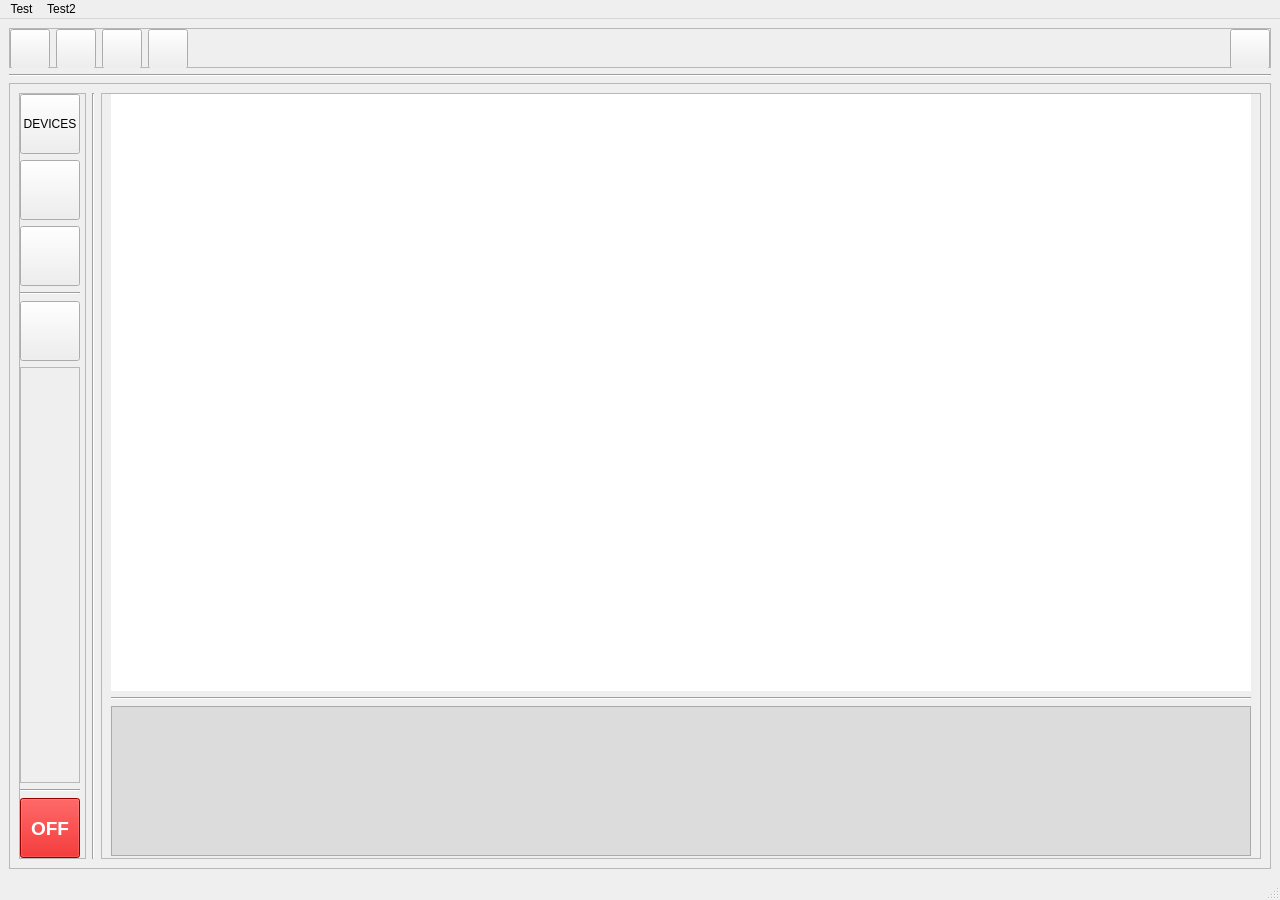
<?xml version="1.0" encoding="UTF-8"?>
<ui version="4.0">
 <class>MainWindow</class>
 <widget class="QMainWindow" name="MainWindow">
  <property name="geometry">
   <rect>
    <x>0</x>
    <y>0</y>
    <width>1280</width>
    <height>900</height>
   </rect>
  </property>
  <property name="windowTitle">
   <string>MainWindow</string>
  </property>
  <widget class="QWidget" name="centralwidget">
   <property name="sizePolicy">
    <sizepolicy hsizetype="Preferred" vsizetype="Preferred">
     <horstretch>0</horstretch>
     <verstretch>0</verstretch>
    </sizepolicy>
   </property>
   <layout class="QVBoxLayout" name="verticalLayout_2">
    <property name="bottomMargin">
     <number>9</number>
    </property>
    <item>
     <widget class="QFrame" name="frame">
      <property name="sizePolicy">
       <sizepolicy hsizetype="Preferred" vsizetype="Fixed">
        <horstretch>0</horstretch>
        <verstretch>0</verstretch>
       </sizepolicy>
      </property>
      <property name="minimumSize">
       <size>
        <width>0</width>
        <height>40</height>
       </size>
      </property>
      <property name="maximumSize">
       <size>
        <width>16777215</width>
        <height>40</height>
       </size>
      </property>
      <property name="baseSize">
       <size>
        <width>0</width>
        <height>100</height>
       </size>
      </property>
      <property name="frameShape">
       <enum>QFrame::StyledPanel</enum>
      </property>
      <property name="frameShadow">
       <enum>QFrame::Raised</enum>
      </property>
      <layout class="QHBoxLayout" name="horizontalLayout_2">
       <property name="leftMargin">
        <number>0</number>
       </property>
       <property name="topMargin">
        <number>0</number>
       </property>
       <property name="rightMargin">
        <number>0</number>
       </property>
       <property name="bottomMargin">
        <number>0</number>
       </property>
       <item>
        <widget class="QPushButton" name="pushButton_3">
         <property name="minimumSize">
          <size>
           <width>40</width>
           <height>40</height>
          </size>
         </property>
         <property name="maximumSize">
          <size>
           <width>1000</width>
           <height>40</height>
          </size>
         </property>
         <property name="text">
          <string/>
         </property>
        </widget>
       </item>
       <item>
        <widget class="QPushButton" name="pushButton_7">
         <property name="minimumSize">
          <size>
           <width>40</width>
           <height>40</height>
          </size>
         </property>
         <property name="maximumSize">
          <size>
           <width>1000</width>
           <height>40</height>
          </size>
         </property>
         <property name="text">
          <string/>
         </property>
        </widget>
       </item>
       <item>
        <widget class="QPushButton" name="pushButton_8">
         <property name="minimumSize">
          <size>
           <width>40</width>
           <height>40</height>
          </size>
         </property>
         <property name="maximumSize">
          <size>
           <width>1000</width>
           <height>40</height>
          </size>
         </property>
         <property name="text">
          <string/>
         </property>
        </widget>
       </item>
       <item>
        <widget class="QPushButton" name="pushButton_9">
         <property name="minimumSize">
          <size>
           <width>40</width>
           <height>40</height>
          </size>
         </property>
         <property name="maximumSize">
          <size>
           <width>1000</width>
           <height>40</height>
          </size>
         </property>
         <property name="text">
          <string/>
         </property>
        </widget>
       </item>
       <item>
        <spacer name="horizontalSpacer">
         <property name="orientation">
          <enum>Qt::Horizontal</enum>
         </property>
         <property name="sizeHint" stdset="0">
          <size>
           <width>40</width>
           <height>20</height>
          </size>
         </property>
        </spacer>
       </item>
       <item>
        <widget class="QPushButton" name="pushButton_12">
         <property name="minimumSize">
          <size>
           <width>40</width>
           <height>40</height>
          </size>
         </property>
         <property name="maximumSize">
          <size>
           <width>1000</width>
           <height>40</height>
          </size>
         </property>
         <property name="text">
          <string/>
         </property>
        </widget>
       </item>
      </layout>
     </widget>
    </item>
    <item>
     <widget class="Line" name="line">
      <property name="orientation">
       <enum>Qt::Horizontal</enum>
      </property>
     </widget>
    </item>
    <item>
     <widget class="QFrame" name="frame_2">
      <property name="frameShape">
       <enum>QFrame::StyledPanel</enum>
      </property>
      <property name="frameShadow">
       <enum>QFrame::Raised</enum>
      </property>
      <layout class="QHBoxLayout" name="horizontalLayout">
       <item>
        <widget class="QFrame" name="frame_3">
         <property name="minimumSize">
          <size>
           <width>0</width>
           <height>0</height>
          </size>
         </property>
         <property name="maximumSize">
          <size>
           <width>80</width>
           <height>16777215</height>
          </size>
         </property>
         <property name="frameShape">
          <enum>QFrame::StyledPanel</enum>
         </property>
         <property name="frameShadow">
          <enum>QFrame::Raised</enum>
         </property>
         <layout class="QVBoxLayout" name="verticalLayout">
          <property name="leftMargin">
           <number>0</number>
          </property>
          <property name="topMargin">
           <number>0</number>
          </property>
          <property name="rightMargin">
           <number>5</number>
          </property>
          <property name="bottomMargin">
           <number>0</number>
          </property>
          <item>
           <widget class="QPushButton" name="pushButton_2">
            <property name="minimumSize">
             <size>
              <width>60</width>
              <height>60</height>
             </size>
            </property>
            <property name="maximumSize">
             <size>
              <width>60</width>
              <height>60</height>
             </size>
            </property>
            <property name="text">
             <string>DEVICES</string>
            </property>
           </widget>
          </item>
          <item>
           <widget class="QPushButton" name="pushButton_4">
            <property name="minimumSize">
             <size>
              <width>60</width>
              <height>60</height>
             </size>
            </property>
            <property name="maximumSize">
             <size>
              <width>60</width>
              <height>60</height>
             </size>
            </property>
            <property name="text">
             <string/>
            </property>
            <property name="flat">
             <bool>false</bool>
            </property>
           </widget>
          </item>
          <item>
           <widget class="QPushButton" name="pushButton_5">
            <property name="minimumSize">
             <size>
              <width>60</width>
              <height>60</height>
             </size>
            </property>
            <property name="maximumSize">
             <size>
              <width>60</width>
              <height>60</height>
             </size>
            </property>
            <property name="text">
             <string/>
            </property>
           </widget>
          </item>
          <item>
           <widget class="Line" name="line_3">
            <property name="orientation">
             <enum>Qt::Horizontal</enum>
            </property>
           </widget>
          </item>
          <item>
           <widget class="QPushButton" name="pushButton_6">
            <property name="minimumSize">
             <size>
              <width>60</width>
              <height>60</height>
             </size>
            </property>
            <property name="maximumSize">
             <size>
              <width>60</width>
              <height>60</height>
             </size>
            </property>
            <property name="text">
             <string/>
            </property>
           </widget>
          </item>
          <item>
           <widget class="QFrame" name="frame_4">
            <property name="frameShape">
             <enum>QFrame::StyledPanel</enum>
            </property>
            <property name="frameShadow">
             <enum>QFrame::Raised</enum>
            </property>
           </widget>
          </item>
          <item>
           <widget class="Line" name="line_4">
            <property name="orientation">
             <enum>Qt::Horizontal</enum>
            </property>
           </widget>
          </item>
          <item>
           <widget class="QPushButton" name="pushButton_11">
            <property name="minimumSize">
             <size>
              <width>60</width>
              <height>60</height>
             </size>
            </property>
            <property name="maximumSize">
             <size>
              <width>60</width>
              <height>60</height>
             </size>
            </property>
            <property name="font">
             <font>
              <pointsize>14</pointsize>
              <bold>true</bold>
             </font>
            </property>
            <property name="styleSheet">
             <string notr="true">background-color: rgb(213, 0, 0);
color: rgb(255, 255, 255);</string>
            </property>
            <property name="text">
             <string>OFF</string>
            </property>
           </widget>
          </item>
         </layout>
        </widget>
       </item>
       <item>
        <widget class="Line" name="line_2">
         <property name="orientation">
          <enum>Qt::Vertical</enum>
         </property>
        </widget>
       </item>
       <item>
        <widget class="QFrame" name="frame_5">
         <property name="minimumSize">
          <size>
           <width>900</width>
           <height>0</height>
          </size>
         </property>
         <property name="frameShape">
          <enum>QFrame::StyledPanel</enum>
         </property>
         <property name="frameShadow">
          <enum>QFrame::Raised</enum>
         </property>
         <layout class="QVBoxLayout" name="verticalLayout_3">
          <property name="topMargin">
           <number>0</number>
          </property>
          <property name="bottomMargin">
           <number>2</number>
          </property>
          <item>
           <widget class="QWidget" name="widget" native="true">
            <property name="styleSheet">
             <string notr="true">background-color: rgb(255, 255, 255);</string>
            </property>
           </widget>
          </item>
          <item>
           <widget class="Line" name="line_5">
            <property name="orientation">
             <enum>Qt::Horizontal</enum>
            </property>
           </widget>
          </item>
          <item>
           <widget class="QTextBrowser" name="textBrowser">
            <property name="maximumSize">
             <size>
              <width>16777215</width>
              <height>150</height>
             </size>
            </property>
            <property name="styleSheet">
             <string notr="true">background-color: rgb(220, 220, 220);</string>
            </property>
            <property name="readOnly">
             <bool>true</bool>
            </property>
            <property name="html">
             <string>&lt;!DOCTYPE HTML PUBLIC &quot;-//W3C//DTD HTML 4.0//EN&quot; &quot;http://www.w3.org/TR/REC-html40/strict.dtd&quot;&gt;
&lt;html&gt;&lt;head&gt;&lt;meta name=&quot;qrichtext&quot; content=&quot;1&quot; /&gt;&lt;meta charset=&quot;utf-8&quot; /&gt;&lt;style type=&quot;text/css&quot;&gt;
p, li { white-space: pre-wrap; }
hr { height: 1px; border-width: 0; }
li.unchecked::marker { content: &quot;\2610&quot;; }
li.checked::marker { content: &quot;\2612&quot;; }
&lt;/style&gt;&lt;/head&gt;&lt;body style=&quot; font-family:'Segoe UI'; font-size:9pt; font-weight:400; font-style:normal;&quot;&gt;
&lt;p style=&quot;-qt-paragraph-type:empty; margin-top:0px; margin-bottom:0px; margin-left:0px; margin-right:0px; -qt-block-indent:0; text-indent:0px;&quot;&gt;&lt;br /&gt;&lt;/p&gt;&lt;/body&gt;&lt;/html&gt;</string>
            </property>
           </widget>
          </item>
         </layout>
        </widget>
       </item>
      </layout>
     </widget>
    </item>
   </layout>
  </widget>
  <widget class="QMenuBar" name="menubar">
   <property name="geometry">
    <rect>
     <x>0</x>
     <y>0</y>
     <width>1280</width>
     <height>22</height>
    </rect>
   </property>
   <widget class="QMenu" name="menuTest">
    <property name="title">
     <string>Test</string>
    </property>
    <addaction name="actionA"/>
    <addaction name="actionB"/>
   </widget>
   <widget class="QMenu" name="menuTest2">
    <property name="title">
     <string>Test2</string>
    </property>
   </widget>
   <addaction name="menuTest"/>
   <addaction name="menuTest2"/>
  </widget>
  <widget class="QStatusBar" name="statusbar"/>
  <action name="actionA">
   <property name="text">
    <string>A</string>
   </property>
  </action>
  <action name="actionB">
   <property name="text">
    <string>B</string>
   </property>
  </action>
 </widget>
 <resources/>
 <connections/>
</ui>
